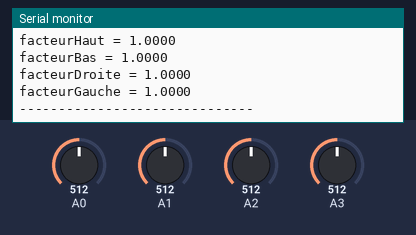
A sketch run on a simulated Arduino Uno, built with avr-gcc and run on an emulated ATmega328P. Shown: the last lines printed to the serial monitor. Inputs (shaded band) come from the test bench; at power-on: A0 = 512, A1 = 512, A2 = 512, A3 = 512.

Above: at 4.2 s.
4.3 s: A0 set to 716
At 5.5 s:
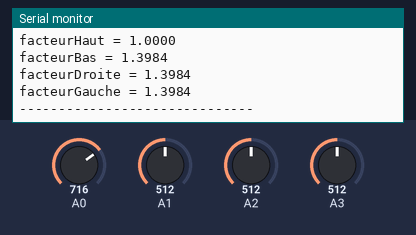
5.8 s: A1 set to 716
7.3 s: A2 set to 716
8.8 s: A3 set to 716
At 9.7 s:
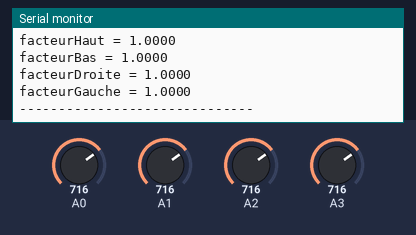
10.3 s: A0 set to 992
At 11.6 s:
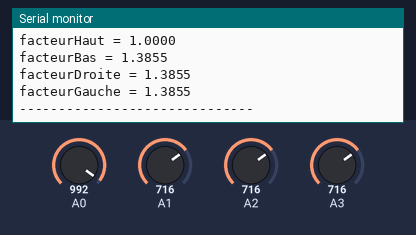
11.8 s: A1 set to 992
Timing chart, 0 to 14.3 s (numbered marks = the images above; inputs shaded):
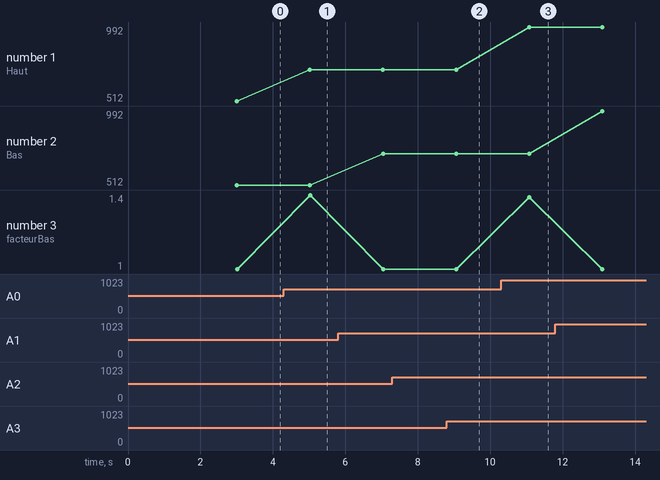

The sketch:

Calibration.ino
```cpp
#include <Arduino.h>

// ===== LDR =====
const int LDR_HAUT = A0;
const int LDR_BAS = A1;
const int LDR_DROITE = A2;
const int LDR_GAUCHE = A3;

const int NOMBRE_LECTURES = 5;

// ===== Fonction de lissage =====
int lectureLisse(int pin) {
  long total = 0;
  for (int i = 0; i < NOMBRE_LECTURES; i++) {
    total += analogRead(pin);
  }
  return total / NOMBRE_LECTURES;
}

void setup() {
  Serial.begin(115200);
  Serial.println("=== MODE CALIBRATION ===");
  Serial.println("Place la lumière bien centrée...");
  delay(3000);
}

void loop() {

  int haut = lectureLisse(LDR_HAUT);
  int bas = lectureLisse(LDR_BAS);
  int droite = lectureLisse(LDR_DROITE);
  int gauche = lectureLisse(LDR_GAUCHE);

  // Valeur de référence = la plus élevée
  int reference = max(max(haut, bas), max(droite, gauche));

  // Calcul des facteurs
  float facteurHaut = float(reference) / haut;
  float facteurBas = float(reference) / bas;
  float facteurDroite = float(reference) / droite;
  float facteurGauche = float(reference) / gauche;

  Serial.println("----- Valeurs brutes -----");
  Serial.print("Haut: "); Serial.println(haut);
  Serial.print("Bas: "); Serial.println(bas);
  Serial.print("Droite: "); Serial.println(droite);
  Serial.print("Gauche: "); Serial.println(gauche);

  Serial.println("----- Facteurs calculés -----");
  Serial.print("facteurHaut = "); Serial.println(facteurHaut, 4);
  Serial.print("facteurBas = "); Serial.println(facteurBas, 4);
  Serial.print("facteurDroite = "); Serial.println(facteurDroite, 4);
  Serial.print("facteurGauche = "); Serial.println(facteurGauche, 4);

  Serial.println("------------------------------\n");

  delay(2000);
}
```

Measured:
- after the input at 4.3 s, the serial monitor: prints a new line after 0.72 s (image 1)
- after the input at 8.8 s, the serial monitor: prints a new line after 0.26 s (image 2)
- after the input at 10.3 s, the serial monitor: prints a new line after 0.77 s (image 3)
- plotted number 1: 512 → 716 after the input at 4.3 s, 716 → 992 after the input at 10.3 s
- plotted number 3: 1 → 1.4 after the input at 4.3 s, 1 → 1.39 after the input at 10.3 s
